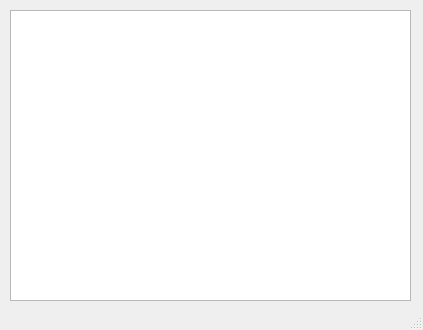
<?xml version="1.0" encoding="UTF-8"?>
<ui version="4.0">
 <class>MainWindow</class>
 <widget class="QMainWindow" name="MainWindow">
  <property name="geometry">
   <rect>
    <x>0</x>
    <y>0</y>
    <width>423</width>
    <height>330</height>
   </rect>
  </property>
  <property name="windowTitle">
   <string>MainWindow</string>
  </property>
  <widget class="QWidget" name="centralwidget">
   <widget class="QTableWidget" name="table">
    <property name="geometry">
     <rect>
      <x>10</x>
      <y>10</y>
      <width>401</width>
      <height>291</height>
     </rect>
    </property>
   </widget>
  </widget>
  <widget class="QStatusBar" name="statusbar"/>
 </widget>
 <resources/>
 <connections/>
</ui>
